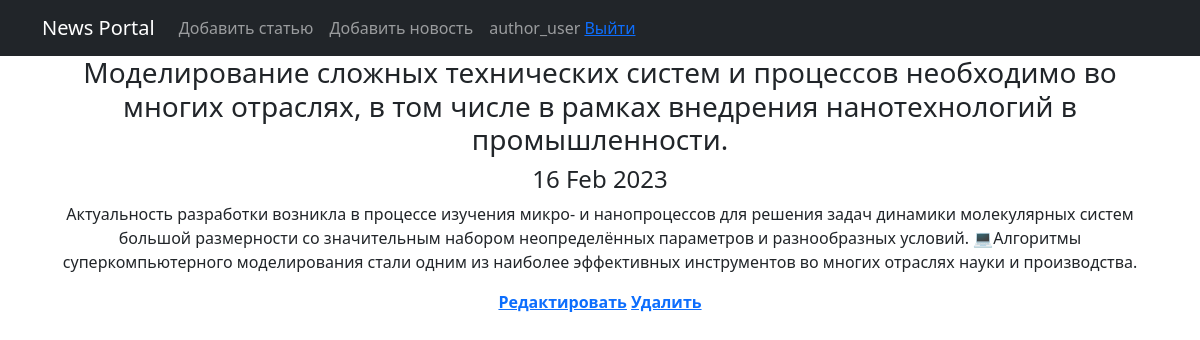
Screenshot of /news/96 (signed in) with the database file from the repository.
### news/models.py (models this page shows, shortened)
class Post(models.Model):
    author = models.ForeignKey(Author, on_delete=models.CASCADE)  # связь «один ко многим» с моделью Author;
    position = models.CharField(max_length=255, choices=POSITION)  # поле с выбором — «статья» или «новость»;
    time_in = models.DateTimeField(auto_now_add=True)  # автоматически добавляемая дата и время создания;
    category = models.ManyToManyField(Category, through='PostCategory')
    article = models.CharField(max_length=255)  # заголовок статьи/новости;
    text = models.TextField()  # текст статьи/новости;
    rating = models.FloatField(default=0.0)  # рейтинг статьи/новости.
    def get_position(self):
        if self.position == "PO":
            return 'articles'
        else:
            return 'news'

### news/views.py (the view)
# urls.py: path('<int:pk>', (PostDetail.as_view()), name='news'),  # Раз в 5 минут будет записываться в кэш
class PostDetail(DetailView):
    model = Post
    template_name = 'news.html'
    context_object_name = 'news'
    def get_context_data(self, **kwargs):
        context = super().get_context_data(**kwargs)
        context['menu'] = menu
        context['title'] = f"{context['news'].article}"
        context['cat_subscriber'] = Category.objects.filter(subscribers__pk=self.request.user.id)
        context['is_author'] = self.request.user.groups.filter(name='authors').exists()
        context['cat_selected'] = context['news'].category.get()
        return context

### news/templatetags/custom_filters.py (called while the page is built)
@register.filter()
def censor(value):
    try:
        if not isinstance(value, str):
            raise CensorException('Error')
        v = value
        for word in WORDS:
            if word in v:
                v = v.replace(word, f'{word[:1]}{len(word[1:])*"*"}')
            if word.capitalize() in v:
                v = v.replace(word.capitalize(), f'{word[:1].capitalize()}{len(word[1:])*"*"}')
        return v
    except CensorException as e:
        print(e)

### templates/news.html (shortened to what this page needs)
{% extends 'flatpages/default.html' %}
{% load custom_filters %}
{% block content %}
<h3>{{ news.article|censor }}</h3>
<h4>{{ news.time_in|date:'d M Y' }}</h4>
<p>{{ news.text|censor }}</p>
{% if is_author %}
    <a href="/news/{{news.get_position}}/{{news.id}}/edit"><b>Редактировать</b></a>
    <a href="/news/{{news.get_position}}/{{news.id}}/delete"><b>Удалить</b></a>
{% endif%}
{% endblock content %}

### templates/flatpages/default.html (shortened to what this page needs)
<!DOCTYPE html>
<html lang="en">
<head>
{% load static%}
        <link href="{% static 'css/styles.css' %}" rel="stylesheet">
</head>
<body>
    <nav class="navbar navbar-expand-lg navbar-dark bg-dark static-top">
       <div class="container">
           <a class="navbar-brand" href="{% url 'news_list'%}">News Portal</a>
           <div class="collapse navbar-collapse" id="navbarResponsive">
               <ul class="navbar-nav ml-auto">
{% block mainmenu %}
{% for m in menu %}
                   <li class="nav-item active">
                       <a class="nav-link" href="{% url m.url_name%}">{{m.title}}</a>
                   </li>
{% endfor %}
{% if request.user.is_authenticated %}
                   <li class="nav-link"> {{user.username}}
                     <a href="/accounts/logout">Выйти</a>
                   </li>
{% else %}
                   <li class="nav-link">
                     <a href="/accounts/signup">Регистация</a> | <a href="/accounts/login">Войти</a>
                   </li>
{% endif %}
{% endblock mainmenu %}
               </ul>
           </div>
       </div>
    </nav>
    <div class="container">
        <div class="row">
            <div class="col-lg-12 text-center">
{% block content %}{% endblock content %}
            </div>
        </div>
    </div>
</body>
</html>

### rows the page displays
Post: article|censor "Моделирование сложных технических систем и процессов необходимо во многих отраслях, в том числе в рамках внедрения нанотехнологий в промышленности.", time_in "16 Feb 2023", text|censor "Актуальность разработки возникла в процессе изучения микро- и нанопроцессов для решения задач динамики молекулярных систем большой размерности со значительным набором неопределённых параметров и разнообразных условий. 💻Алгоритмы суперкомпьютерного моделирования стали одним из наиболее эффективных инструментов во многих отраслях науки и производства."

### other values shown
{{ m.title }} "Добавить статью" "Добавить новость"
{{ user.username }} "author_user"
